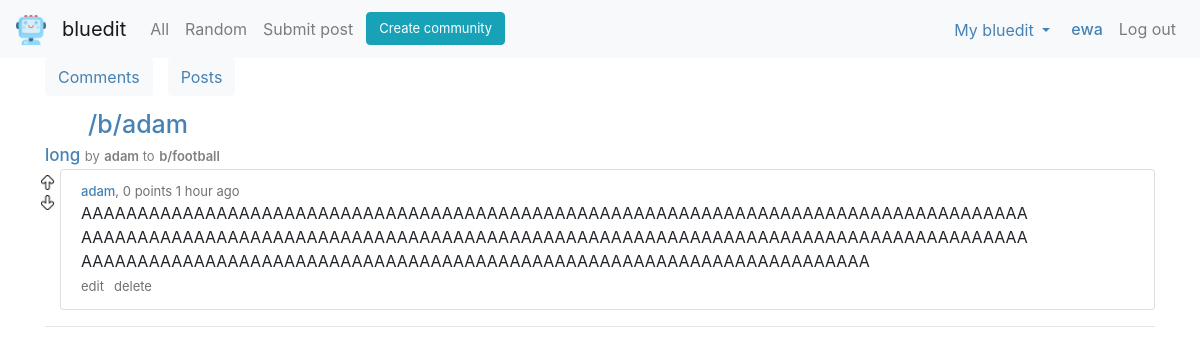
Page /user/adam (signed in) on the committed database.
### bluedit/models.py (models this page shows)
class User(AbstractUser):
    pass

class Comment(models.Model):
    text = models.CharField(max_length=512)
    user = models.ForeignKey(User, on_delete=models.CASCADE, related_name='comments')
    date = models.DateTimeField(auto_now_add=True)
    post = models.ForeignKey(Post, on_delete=models.CASCADE, related_name='comments')
    vote_count = models.IntegerField(default=0)
    parent = models.ForeignKey('self', on_delete=models.CASCADE, related_name='child', null=True, blank=True)
    tree_level = models.IntegerField(default=0, null=True, blank=True)
    class Meta:
        ordering = ['-date']

class Post(models.Model):
    title = models.CharField(max_length=64)
    description = models.CharField(max_length=512, null=True)
    image = models.URLField(null=True)
    date = models.DateTimeField(auto_now_add=True)
    user = models.ForeignKey(User, on_delete=models.CASCADE, related_name='posts')
    subbluedit = models.ForeignKey(Subbluedit, on_delete=models.CASCADE, related_name='posts')
    vote_count = models.IntegerField(default=0)
    class Meta:
        ordering = ['-date']

class Subbluedit(models.Model):
    name = models.CharField(max_length=16, unique=True)
    description = models.CharField(max_length=128)
    user = models.ForeignKey(User, on_delete=models.CASCADE)
    members = models.ManyToManyField(User, default=None, related_name='subs')
    member_count = models.IntegerField(default=0)
    date = models.DateTimeField(auto_now_add=True)
    def __str__(self):
         return self.name

### bluedit/views.py (the view)
# urls.py: path('user/<str:username>', views.user, name='user'),
def user(request, username):
    profile_user = User.objects.get(username=username)
    user_id = request.user.id
    comments = profile_user.comments.all()
    votelist = []
    try:
        user = User.objects.get(pk=user_id)
        for comment in comments:
            if user.votes.filter(comment=comment).exists():
                vote_type = user.votes.get(comment=comment).vote_type
                votelist.append(vote_type)
            else:
                votelist.append(False)
    except User.DoesNotExist:
        for comment in comments:
            votelist.append(False)
    date_time_list = return_date(comments)
    datelist = date_time_list[0]
    timeunit = date_time_list[1]
    zipped = zip(comments, votelist, datelist, timeunit)
    return render(request, 'bluedit/user2.html', {
        'comments': comments,
        'profile_user': profile_user,
        'zipped': zipped
    })

### bluedit/context_processors.py (called while the page is built)
def sub_list(request):
    try:
        user_id = request.user.id
        user = User.objects.get(pk=user_id)
        sub_list = user.subs.all()
        subs = []
        for sub in sub_list:
            subs.append(sub.name)
    except User.DoesNotExist:
        subs = []
    print(subs)
    return {
        'subs': subs
    }

### bluedit/templates/bluedit/user2.html (shortened to what this page needs)
{% extends 'bluedit/layout.html' %}
{% load crispy_forms_tags %}
{% load static %}
{% block body %}
<div class="submit-options">
    <div class="row">
      <button id='submit-option' hx-get="{% url 'user_option' profile_user.username 'comments' %}" hx-target="#submit-form" class="btn btn-light"><span class="submit-options-text">Comments</span></button>
      <button id='submit-option' hx-get="{% url 'user_option' profile_user.username 'posts' %}" hx-target="#submit-form" class="btn btn-light"><span class="submit-options-text"></class>Posts</span></button>
    </div>
</div>
<span class="title" style="margin-left: 43px;">/b/{{profile_user.username}}</span>
<div id="submit-form" hx-swap="innerHTML">
    {% for comment, vote_type, date, timeunit in zipped %}
    <a class='title-view' style="font-size: 17px;" href="{% url 'post' comment.post.id %}">{{comment.post.title}}</a> <span style="font-size: 13px; color: grey;" class="comment-text">by</span>
            <a style="font-size: 13px; color: grey; font-weight: 600;" href="{% url 'user' comment.post.user.username %}">{{comment.post.user.username}}</a><span style="font-size: 13px; color: grey;"class="comment-text"> to</span>
            <a style="font-size: 13px; color: grey; font-weight: 600;" href="{% url 'subbluedit' comment.post.subbluedit %}">b/{{comment.post.subbluedit}}</a>
    {% include 'bluedit/blocks/comment-block-no-tree.html' %}
    <hr>
    {% endfor %}
</div>
{% endblock %}

### bluedit/templates/bluedit/layout.html (shortened to what this page needs)
{% load static %}
<!DOCTYPE html>
<html lang="eng">
    <head>
        <link rel="stylesheet" href="https://cdn.jsdelivr.net/npm/bootstrap@4.0.0/dist/css/bootstrap.min.css">
        <link rel="stylesheet" href="https://cdn.jsdelivr.net/npm/bootstrap@4.3.1/dist/css/bootstrap.min.css">
        <link href="{% static 'bluedit/styles.css' %}" rel="stylesheet">
    </head>
    <body>
    <nav class="navbar navbar-expand-lg navbar-light bg-light">
        <div class="collapse navbar-collapse">
            <div class="navbar-header">
                <a class="navbar-brand" href="{% url 'index' %}"><img class='ai' src="{% static 'images/ai.png' %}" width="30" height="30" alt=""></a>
            </div>
            <div class="navbar-header">
                <a class="navbar-brand" href="{% url 'index' %}">bluedit</a>
            </div>
            <ul class="navbar-nav mr-auto">
                <li class="nav-item">
                  <a class="nav-link" href="#">All</a>
                </li>
                <li class="nav-item">
                    <a class="nav-link" href="#">Random</a>
                </li>
                {% if user.is_authenticated %}
                <li class="nav-item">
                    <a class="nav-link" href="{% url 'submit' %}">Submit post</a>
                  </li>
                  <li class="nav-item">
                    <a href="{% url 'subcreate' %}"><button id='create' class="btn btn-info">Create community</button></a>
                  </li>
                {% endif %}
            </ul>
        </div>
        <ul class="navbar-nav mr-auto justify-content-end">
            {% if user.is_authenticated %}
                <li class="nav-item">
                    <div class="dropdown">
                        <button id='name' style="font-weight: 400; margin-top: 2px;" class="btn btn-light dropdown-toggle" type="button" id="dropdownMenuButton" data-toggle="dropdown" aria-haspopup="true" aria-expanded="false">
                          My bluedit
                        </button>
                      </div>
                </li>
            <li class="nav-item">
                <a class="nav-link" id='name' href="{% url 'user' user.username %}">{{user.username}}</a>
            </li>
            <li class="nav-item">
                <a class="nav-link" href="{% url 'logout' %}">Log out</a>
            </li>
            {% endif %}
        </ul>
    </nav>
    <div class="body">
        <div class="container">
    {% block body %}
    {% endblock %}
        </div>
    </div>
    </body>
</html>

### bluedit/templates/bluedit/blocks/comment-block-no-tree.html (shortened to what this page needs)
{% load static %}
<div id='comment-block-{{comment.id}}' class="row">
    {% if user.is_authenticated %}
    <div hx-target="#comment-block-{{comment.id}}" hx-swap="outerHTML">
        <div class="vote-top" hx-headers='{"X-CSRFToken": "{{ csrf_token }}"}'>
            {% if vote_type == 'up' %}
            <a style='margin-bottom: 20px;' href="#" hx-put="{% url 'vote' 'comment' comment.id 'up' True %}"><img src="{% static 'images/arrow-up-full.png' %}" width="15" height="15" alt=""></a>
            {% else %}
            <a style='margin-bottom: 20px;' href="#" hx-put="{% url 'vote' 'comment' comment.id 'up' True %}"><img src="{% static 'images/arrow-up.png' %}" width="15" height="15" alt=""></a>
            {% endif %}
        </div>
        <div class="vote-bottom" hx-headers='{"X-CSRFToken": "{{ csrf_token }}"}'>
            {% if vote_type == 'down' %}
            <a href="#" hx-put="{% url 'vote' 'comment' comment.id 'down' True %}"><img src="{% static 'images/arrow-down-full.png' %}" width="15" height="15" alt=""></a>
            {% else %}
            <a href="#" hx-put="{% url 'vote' 'comment' comment.id 'down' True %}"><img src="{% static 'images/arrow-down.png' %}" width="15" height="15" alt=""></a>
            {% endif %}
        </div>
    </div>
    {% endif %}
    <div class="col" style="padding-left: 5px;">
        <ul class="list-group-item" style='list-style: none;'>
            <li class="comment-top"><a id='name' href='{% url "user" comment.user.username %}'>{{comment.user.username}}</a>,
                <span>
                    {% if comment.vote_count == 1 %}
                    {{comment.vote_count}} point,
                    {% else %}
                    {{comment.vote_count}} points
                    {% endif %}
                    {% if timeunit == 'second' %}
                     less than a minute ago
                    {% elif timeunit == 'minute' %}
                        {% if date == 1 %}
                            {{date}} minute ago
                        {% else %}
                        {{date}} minutes ago
                        {% endif %}
                    {% elif timeunit == 'hour' %}
                        {% if date == 1 %}
                            {{date}} hour ago
                        {% else %}
                            {{date}} hours ago
                            {% endif %}
                    {% elif timeunit == 'day' %}
                        {% if date == 1 %}
                            {{date}} day ago
                        {% else %}
                            {{date}} days ago
                            {% endif %}
                    {% elif timeunit == 'month' %}
                        {% if date == 1 %}
                            {{date}} month ago
                        {% else %}
                            {{date}} months ago
                            {% endif %}
                    {% else %}
                        {% if date == 1 %}
                            {{date}} year ago
                        {% else %}
                            {{date}} years ago
                            {% endif %}
                    {% endif %}
            </span>
            </li>
            <div hx-target="this" hx-swap="innerHTML">
                <li class="comment-text">{{comment.text}}</li>
                <div class="row">
                    <li style="margin-left: 5px;"><a class='option' href="#" hx-get="{% url 'edit' comment.id %}">edit</a></li>
                    <li><a class='option' hx-headers='{"X-CSRFToken": "{{ csrf_token }}"}'  href="#" hx-target='this' hx-swap='outerHTML' hx-delete="{% url 'delete' comment.id 'comment' %}">delete</a></li>
                </div>
            </div>
        </ul>
    </div>
</div>

### bluedit/static/bluedit/styles.css (style rules this page uses)
ul { list-style: none; }
.title { font-size: 25px; color: #4682B4; font-weight: 500; width: 950px; overflow-wrap: break-word; }
.title-view { font-size: 22px; color: #4682B4; font-weight: 500; width: 825px; overflow-wrap: break-word; }
#name { color: #4682B4; font-weight: 500; }
.option { color:rgb(114, 112, 112); margin-left: 10px; font-size: 13px; font-weight: 400; }
.vote-top { margin-left: 10px; height: 15px; display: block; }
.vote-bottom { margin-top: 5px; margin-left: 10px; height: 15px; display: block; }
#create { font-size: 13px; margin-top: 3px; margin-left: 5px; }
.comment-text { font-size: 1rem; font-weight: 400; line-height: 1.5; color: #212529; width: 950px; overflow-wrap: break-word; }
#submit-option { margin-bottom: 10px; margin-left: 15px; }
.submit-options-text { color:#4682B4; }
.comment-top { color:rgb(114, 112, 112); font-size: 13px; }

### rows in the picture
User: username "ewa"
User: username "adam"
Comment: post "long", post.user.username "adam", post.subbluedit "football", user.username "adam", vote_count "0", date "1", text "AAAAAAAAAAAAAAAAAAAAAAAAAAAAAAAAAAAAAAAAAAAAAAAAAAAAAAAAAAAAAAAAAAAAAAAAAAAAAAAAAAAAAAAAAAAAAAAAAAAAAAAAAAAAAAAAAAAAAAAAAAAAAAAAAAAAAAAAAAAAAAAAAAAAAAAAAAAAAAAAAAAAAAAAAAAAAAAAAAAAAAAAAAAAAAAAAAAAAAAAAAAAAAAAAAAAAAAAAAAAAAAAAAAAAAAAAAAAAA"
